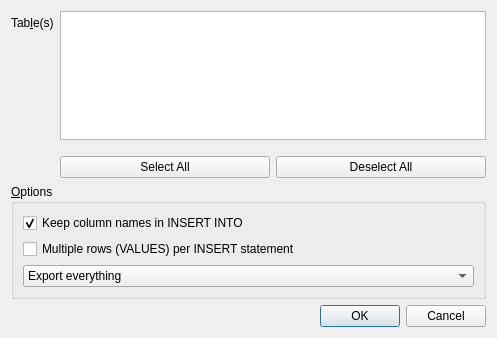
<?xml version="1.0" encoding="UTF-8"?>
<ui version="4.0">
 <class>ExportSqlDialog</class>
 <widget class="QDialog" name="ExportSqlDialog">
  <property name="geometry">
   <rect>
    <x>0</x>
    <y>0</y>
    <width>497</width>
    <height>338</height>
   </rect>
  </property>
  <property name="windowTitle">
   <string>Export SQL...</string>
  </property>
  <layout class="QGridLayout" name="gridLayout_2">
   <item row="2" column="0">
    <widget class="QDialogButtonBox" name="buttonBox">
     <property name="orientation">
      <enum>Qt::Horizontal</enum>
     </property>
     <property name="standardButtons">
      <set>QDialogButtonBox::Cancel|QDialogButtonBox::Ok</set>
     </property>
    </widget>
   </item>
   <item row="0" column="0">
    <layout class="QFormLayout" name="formLayout">
     <property name="fieldGrowthPolicy">
      <enum>QFormLayout::AllNonFixedFieldsGrow</enum>
     </property>
     <item row="0" column="0">
      <widget class="QLabel" name="labelTable">
       <property name="text">
        <string>Tab&amp;le(s)</string>
       </property>
       <property name="buddy">
        <cstring>listTables</cstring>
       </property>
      </widget>
     </item>
     <item row="0" column="1">
      <widget class="QListWidget" name="listTables">
       <property name="selectionMode">
        <enum>QAbstractItemView::MultiSelection</enum>
       </property>
       <property name="sortingEnabled">
        <bool>false</bool>
       </property>
      </widget>
     </item>
     <item row="1" column="1">
      <layout class="QHBoxLayout" name="horizontalLayout">
       <property name="sizeConstraint">
        <enum>QLayout::SetFixedSize</enum>
       </property>
       <property name="topMargin">
        <number>10</number>
       </property>
       <item>
        <widget class="QPushButton" name="buttonSelectAll">
         <property name="text">
          <string>Select All</string>
         </property>
        </widget>
       </item>
       <item>
        <widget class="QPushButton" name="buttonDeselectAll">
         <property name="text">
          <string>Deselect All</string>
         </property>
        </widget>
       </item>
      </layout>
     </item>
     <item row="2" column="0" colspan="2">
      <widget class="QGroupBox" name="groupBox">
       <property name="title">
        <string>&amp;Options</string>
       </property>
       <layout class="QGridLayout" name="gridLayout">
        <item row="0" column="0">
         <widget class="QCheckBox" name="checkColNames">
          <property name="text">
           <string>Keep column names in INSERT INTO</string>
          </property>
          <property name="checked">
           <bool>true</bool>
          </property>
         </widget>
        </item>
        <item row="1" column="0">
         <widget class="QCheckBox" name="checkMultiple">
          <property name="text">
           <string>Multiple rows (VALUES) per INSERT statement</string>
          </property>
         </widget>
        </item>
        <item row="3" column="0">
         <spacer name="verticalSpacer">
          <property name="orientation">
           <enum>Qt::Vertical</enum>
          </property>
          <property name="sizeHint" stdset="0">
           <size>
            <width>20</width>
            <height>40</height>
           </size>
          </property>
         </spacer>
        </item>
        <item row="2" column="0">
         <widget class="QComboBox" name="comboWhat">
          <item>
           <property name="text">
            <string>Export everything</string>
           </property>
          </item>
          <item>
           <property name="text">
            <string>Export schema only</string>
           </property>
          </item>
          <item>
           <property name="text">
            <string>Export data only</string>
           </property>
          </item>
         </widget>
        </item>
       </layout>
      </widget>
     </item>
    </layout>
   </item>
  </layout>
 </widget>
 <tabstops>
  <tabstop>listTables</tabstop>
 </tabstops>
 <resources/>
 <connections>
  <connection>
   <sender>buttonBox</sender>
   <signal>accepted()</signal>
   <receiver>ExportSqlDialog</receiver>
   <slot>accept()</slot>
   <hints>
    <hint type="sourcelabel">
     <x>258</x>
     <y>331</y>
    </hint>
    <hint type="destinationlabel">
     <x>157</x>
     <y>140</y>
    </hint>
   </hints>
  </connection>
  <connection>
   <sender>buttonDeselectAll</sender>
   <signal>clicked()</signal>
   <receiver>ExportSqlDialog</receiver>
   <slot>doDeselectAll()</slot>
   <hints>
    <hint type="sourcelabel">
     <x>298</x>
     <y>150</y>
    </hint>
    <hint type="destinationlabel">
     <x>20</x>
     <y>20</y>
    </hint>
   </hints>
  </connection>
  <connection>
   <sender>buttonSelectAll</sender>
   <signal>clicked()</signal>
   <receiver>ExportSqlDialog</receiver>
   <slot>doSelectAll()</slot>
   <hints>
    <hint type="sourcelabel">
     <x>80</x>
     <y>150</y>
    </hint>
    <hint type="destinationlabel">
     <x>20</x>
     <y>20</y>
    </hint>
   </hints>
  </connection>
  <connection>
   <sender>buttonBox</sender>
   <signal>rejected()</signal>
   <receiver>ExportSqlDialog</receiver>
   <slot>reject()</slot>
   <hints>
    <hint type="sourcelabel">
     <x>248</x>
     <y>317</y>
    </hint>
    <hint type="destinationlabel">
     <x>248</x>
     <y>168</y>
    </hint>
   </hints>
  </connection>
 </connections>
 <slots>
  <slot>showCustomCharEdits()</slot>
 </slots>
</ui>
